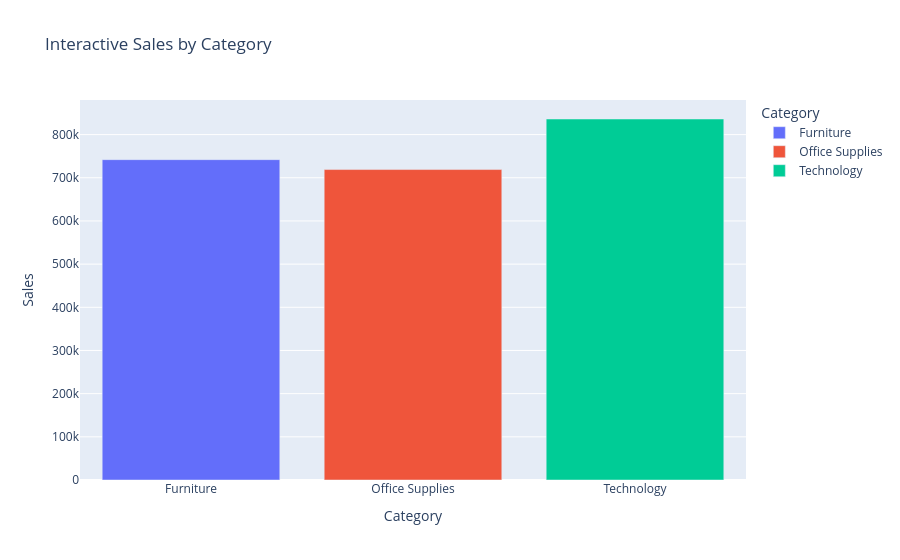

The code cell stored with this chart in its notebook:
### Code cell
import plotly.express as px

fig = px.bar(
    df.groupby("Category")["Sales"].sum().reset_index(),
    x="Category",
    y="Sales",
    color="Category",
    title="Interactive Sales by Category"
)

fig.show()

### Figure 1 — Plotly figure (JSON) as saved in the notebook; plotly's stock layout.template omitted (floating-point values rounded to 4 significant figures)
{"data": [{"hovertemplate": "Category=%{x}<br>Sales=%{y}<extra></extra>", "legendgroup": "Furniture", "marker": {"color": "#636efa", "pattern": {"shape": ""}}, "name": "Furniture", "orientation": "v", "showlegend": true, "textposition": "auto", "type": "bar", "x": ["Furniture"], "xaxis": "x", "y": [742000.0], "yaxis": "y"}, {"hovertemplate": "Category=%{x}<br>Sales=%{y}<extra></extra>", "legendgroup": "Office Supplies", "marker": {"color": "#EF553B", "pattern": {"shape": ""}}, "name": "Office Supplies", "orientation": "v", "showlegend": true, "textposition": "auto", "type": "bar", "x": ["Office Supplies"], "xaxis": "x", "y": [719000.0], "yaxis": "y"}, {"hovertemplate": "Category=%{x}<br>Sales=%{y}<extra></extra>", "legendgroup": "Technology", "marker": {"color": "#00cc96", "pattern": {"shape": ""}}, "name": "Technology", "orientation": "v", "showlegend": true, "textposition": "auto", "type": "bar", "x": ["Technology"], "xaxis": "x", "y": [836200.0], "yaxis": "y"}], "layout": {"barmode": "relative", "legend": {"title": {"text": "Category"}, "tracegroupgap": 0}, "title": {"text": "Interactive Sales by Category"}, "xaxis": {"anchor": "y", "categoryarray": ["Furniture", "Office Supplies", "Technology"], "categoryorder": "array", "domain": [0, 1], "title": {"text": "Category"}}, "yaxis": {"anchor": "x", "domain": [0, 1], "title": {"text": "Sales"}}}}
